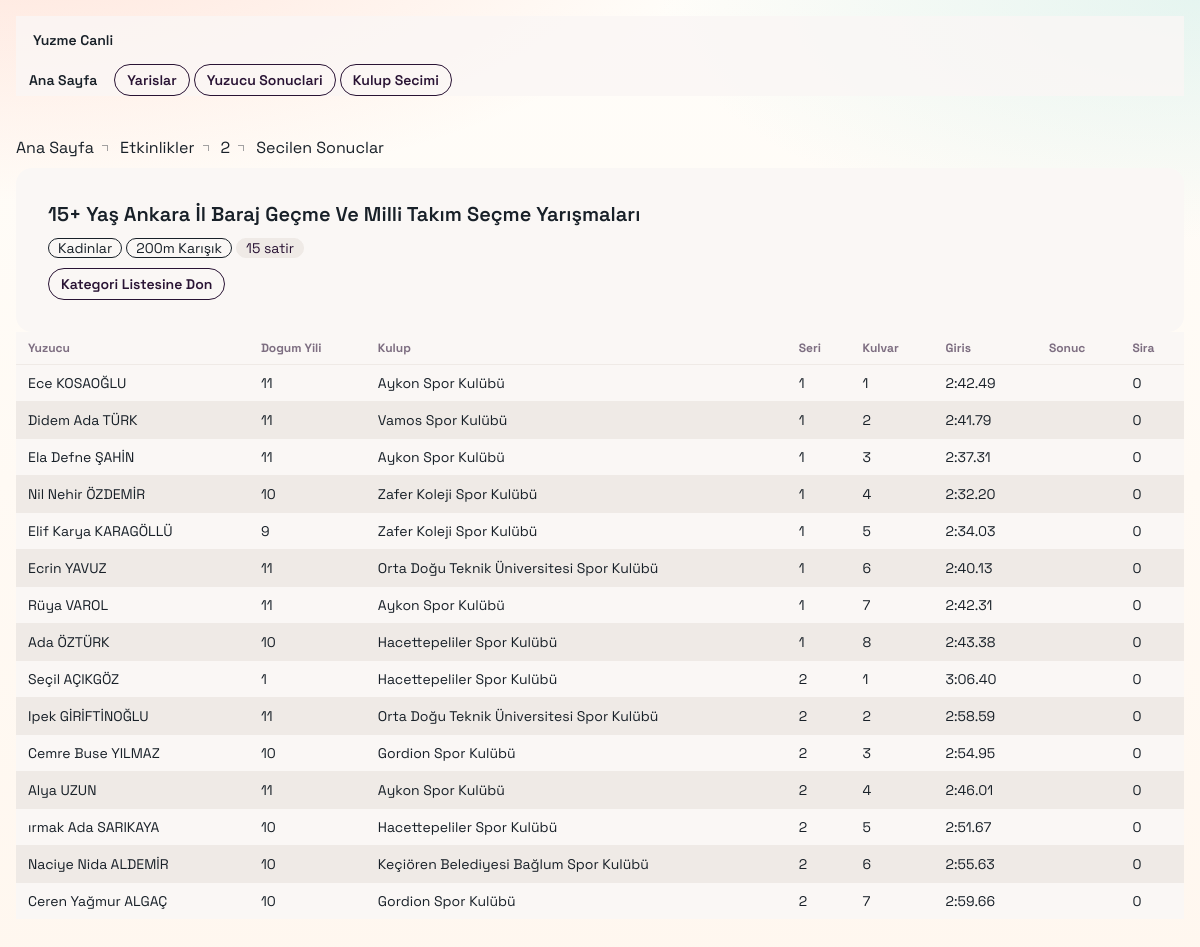
The app's page /events/2/selected/?style=Karışık&gender=Kadinlar&distance=200 with its own data.
### main/models.py (models this page shows, shortened)
class Event(models.Model):
    unique_name = models.CharField(max_length=100, unique=True, default="")
    title = models.CharField(max_length=255)
    date = models.CharField(max_length=64)
    location = models.CharField(max_length=255)
    class Meta:
        unique_together = [("title", "date", "location")]

class Result(models.Model):
    event = models.ForeignKey(Event, on_delete=models.CASCADE)
    startlist_unique_name = models.CharField(max_length=128, unique=True, null=True, blank=True)
    event_order = models.IntegerField(default=0)
    swimmer_name = models.CharField(max_length=255)
    year_of_birth = models.IntegerField()
    gender = models.CharField(max_length=10)
    club = models.CharField(max_length=255)
    swimming_style = models.CharField(max_length=50)
    distance = models.IntegerField()
    seri_no = models.IntegerField()
    lane = models.IntegerField()
    seed = models.CharField(max_length=50)
    result = models.CharField(max_length=50)
    rank = models.IntegerField()

### main/views.py (the view)
# urls.py: path('events/<int:event_id>/selected/', views.event_selected_results, name='event_selected_results'),
def event_selected_results(request, event_id):
    event = get_object_or_404(Event, id=event_id)
    selected_style = str(request.GET.get("style") or "").strip()
    selected_gender = str(request.GET.get("gender") or "").strip()
    selected_distance_raw = str(request.GET.get("distance") or "").strip()
    if not selected_style or not selected_gender or not selected_distance_raw:
        return redirect("event_detail", event_id=event.id)
    try:
        selected_distance = int(selected_distance_raw)
    except ValueError:
        return redirect("event_detail", event_id=event.id)
    filtered_results = Result.objects.filter(
        event=event,
        swimming_style=selected_style,
        gender=selected_gender,
        distance=selected_distance,
    ).order_by("rank","seri_no", "lane", "swimmer_name")
    context = {
        "event": event,
        "selected_style": selected_style,
        "selected_gender": selected_gender,
        "selected_distance": selected_distance,
        "results": filtered_results,
        "result_count": filtered_results.count(),
    }
    return render(request, "event_selected_results.html", context)

### main/templates/event_selected_results.html (shortened to what this page needs)
{% extends "base.html" %}
{% block content %}
<section class="mb-4 sm:mb-6">
    <div class="breadcrumbs text-xs sm:text-sm mb-2">
        <ul>
            <li><a href="/">Ana Sayfa</a></li>
            <li><a href="/events/">Etkinlikler</a></li>
            <li><a href="/events/{{ event.id }}/">{{ event.id }}</a></li>
            <li>Secilen Sonuclar</li>
        </ul>
    </div>
    <div class="card bg-base-100 border border-base-200 shadow-sm">
        <div class="card-body p-3 sm:p-6">
            <h1 class="card-title text-lg sm:text-2xl md:text-3xl leading-tight">{{ event.title }}</h1>
            <div class="flex flex-wrap gap-1.5 sm:gap-2 text-xs sm:text-sm">
                <span class="badge badge-outline">{{ selected_gender }}</span>
                <span class="badge badge-outline">{{ selected_distance }}m {{ selected_style }}</span>
                <span class="badge badge-ghost">{{ result_count }} satir</span>
            </div>
            <div class="mt-2 sm:mt-3">
                <a href="/events/{{ event.id }}/" class="btn btn-sm btn-outline">Kategori Listesine Don</a>
            </div>
        </div>
    </div>
</section>
<section class="overflow-x-auto rounded-xl sm:rounded-2xl border border-base-200 bg-base-100 shadow-sm">
    <table class="table table-zebra table-xs sm:table-sm text-xs sm:text-sm">
        <thead>
            <tr>
                <th>Yuzucu</th>
                <th class="hidden md:table-cell">Dogum Yili</th>
                <th class="hidden sm:table-cell">Kulup</th>
                <th class="hidden sm:table-cell">Seri</th>
                <th class="hidden sm:table-cell">Kulvar</th>
                <th class="hidden md:table-cell">Giris</th>
                <th>Sonuc</th>
                <th class="hidden sm:table-cell">Sira</th>
            </tr>
        </thead>
        <tbody>
            {% for row in results %}
            <tr>
                <td class="font-medium max-w-40 sm:max-w-none truncate">{{ row.swimmer_name }}</td>
                <td class="hidden md:table-cell">{{ row.year_of_birth }}</td>
                <td class="hidden sm:table-cell max-w-40 truncate">{{ row.club }}</td>
                <td class="hidden sm:table-cell">{{ row.seri_no }}</td>
                <td class="hidden sm:table-cell">{{ row.lane }}</td>
                <td class="hidden md:table-cell">{{ row.seed }}</td>
                <td>{{ row.result }}</td>
                <td class="hidden sm:table-cell">{{ row.rank }}</td>
            </tr>
            {% empty %}
            <tr>
                <td colspan="2" class="opacity-70">Secilen kategori icin sonuc bulunamadi.</td>
            </tr>
            {% endfor %}
        </tbody>
    </table>
</section>
{% endblock %}

### main/templates/base.html (style rules this page uses)
:root { --brand-ink: #182028; --brand-coral: #ff7a59; --brand-sand: #fff7ef; --brand-sea: #b6e5df; --brand-sun: #ffd58a; }
body { font-family: "Space Grotesk", sans-serif; color: var(--brand-ink); background: radial-gradient(1200px 500px at 0% -10%, rgba(255, 122, 89, 0.20), transparent 60%), radial-gradient(900px 400px at 100% 0%, rgba(182, 229, 223, 0.35), transparent 60%), linear-gradient(180deg, #fffdf9 0%, var(--brand-sand) 100%); min-height: 100vh; }

### records on screen
Event: id "2", title "15+ Yaş Ankara İl Baraj Geçme Ve Milli Takım Seçme Yarışmaları"
Result: swimmer_name "Ece KOSAOĞLU", year_of_birth "11", club "Aykon Spor Kulübü", seri_no "1", lane "1", seed "2:42.49", rank "0"
Result: swimmer_name "Didem Ada TÜRK", year_of_birth "11", club "Vamos Spor Kulübü", seri_no "1", lane "2", seed "2:41.79", rank "0"
Result: swimmer_name "Ela Defne ŞAHİN", year_of_birth "11", club "Aykon Spor Kulübü", seri_no "1", lane "3", seed "2:37.31", rank "0"
Result: swimmer_name "Nil Nehir ÖZDEMİR", year_of_birth "10", club "Zafer Koleji Spor Kulübü", seri_no "1", lane "4", seed "2:32.20", rank "0"
Result: swimmer_name "Elif Karya KARAGÖLLÜ", year_of_birth "9", club "Zafer Koleji Spor Kulübü", seri_no "1", lane "5", seed "2:34.03", rank "0"
Result: swimmer_name "Ecrin YAVUZ", year_of_birth "11", club "Orta Doğu Teknik Üniversitesi Spor Kulübü", seri_no "1", lane "6", seed "2:40.13", rank "0"
Result: swimmer_name "Rüya VAROL", year_of_birth "11", club "Aykon Spor Kulübü", seri_no "1", lane "7", seed "2:42.31", rank "0"
Result: swimmer_name "Ada ÖZTÜRK", year_of_birth "10", club "Hacettepeliler Spor Kulübü", seri_no "1", lane "8", seed "2:43.38", rank "0"
Result: swimmer_name "Seçil AÇIKGÖZ", year_of_birth "1", club "Hacettepeliler Spor Kulübü", seri_no "2", lane "1", seed "3:06.40", rank "0"
Result: swimmer_name "Ipek GİRİFTİNOĞLU", year_of_birth "11", club "Orta Doğu Teknik Üniversitesi Spor Kulübü", seri_no "2", lane "2", seed "2:58.59", rank "0"
Result: swimmer_name "Cemre Buse YILMAZ", year_of_birth "10", club "Gordion Spor Kulübü", seri_no "2", lane "3", seed "2:54.95", rank "0"
Result: swimmer_name "Alya UZUN", year_of_birth "11", club "Aykon Spor Kulübü", seri_no "2", lane "4", seed "2:46.01", rank "0"
Result: swimmer_name "ırmak Ada SARIKAYA", year_of_birth "10", club "Hacettepeliler Spor Kulübü", seri_no "2", lane "5", seed "2:51.67", rank "0"
Result: swimmer_name "Naciye Nida ALDEMİR", year_of_birth "10", club "Keçiören Belediyesi Bağlum Spor Kulübü", seri_no "2", lane "6", seed "2:55.63", rank "0"
Result: swimmer_name "Ceren Yağmur ALGAÇ", year_of_birth "10", club "Gordion Spor Kulübü", seri_no "2", lane "7", seed "2:59.66", rank "0"

### other values on screen
{{ selected_gender }} "Kadinlar"
{{ selected_distance }} "200"
{{ selected_style }} "Karışık"
{{ result_count }} "15"
